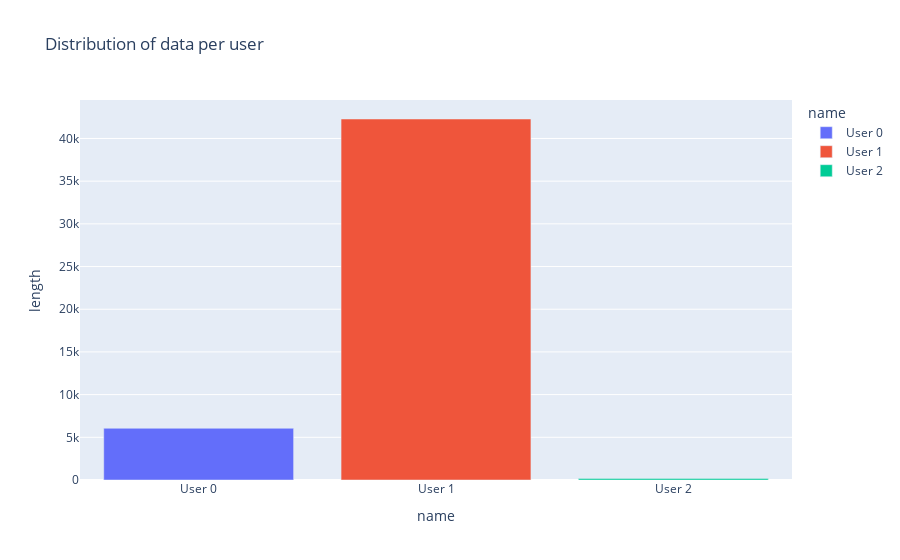

Notebook cell for this chart:
### Markdown cell above
## Task 2 & 3: Dataset overview
In the first figure we see the volume of data/input per user and observe that User 7 contains most and User 2 contains least amount of data.

### Code cell
basic_info = pd.DataFrame(basic_info)
fig = px.bar(basic_info, x='name', y='length', color='name', title='Distribution of data per user')
fig.show()

### Figure 1 — Plotly figure (JSON) as saved in the notebook; plotly's stock layout.template omitted (floating-point values rounded to 4 significant figures)
{"data": [{"alignmentgroup": "True", "hovertemplate": "name=%{x}<br>length=%{y}<extra></extra>", "legendgroup": "User 0", "marker": {"color": "#636efa"}, "name": "User 0", "offsetgroup": "User 0", "orientation": "v", "showlegend": true, "textposition": "auto", "type": "bar", "x": ["User 0"], "xaxis": "x", "y": [6059], "yaxis": "y"}, {"alignmentgroup": "True", "hovertemplate": "name=%{x}<br>length=%{y}<extra></extra>", "legendgroup": "User 1", "marker": {"color": "#EF553B"}, "name": "User 1", "offsetgroup": "User 1", "orientation": "v", "showlegend": true, "textposition": "auto", "type": "bar", "x": ["User 1"], "xaxis": "x", "y": [42281], "yaxis": "y"}, {"alignmentgroup": "True", "hovertemplate": "name=%{x}<br>length=%{y}<extra></extra>", "legendgroup": "User 2", "marker": {"color": "#00cc96"}, "name": "User 2", "offsetgroup": "User 2", "orientation": "v", "showlegend": true, "textposition": "auto", "type": "bar", "x": ["User 2"], "xaxis": "x", "y": [179], "yaxis": "y"}], "layout": {"barmode": "relative", "legend": {"title": {"text": "name"}, "tracegroupgap": 0}, "title": {"text": "Distribution of data per user"}, "xaxis": {"anchor": "y", "categoryarray": ["User 0", "User 1", "User 2"], "categoryorder": "array", "domain": [0, 1], "title": {"text": "name"}}, "yaxis": {"anchor": "x", "domain": [0, 1], "title": {"text": "length"}}}}
